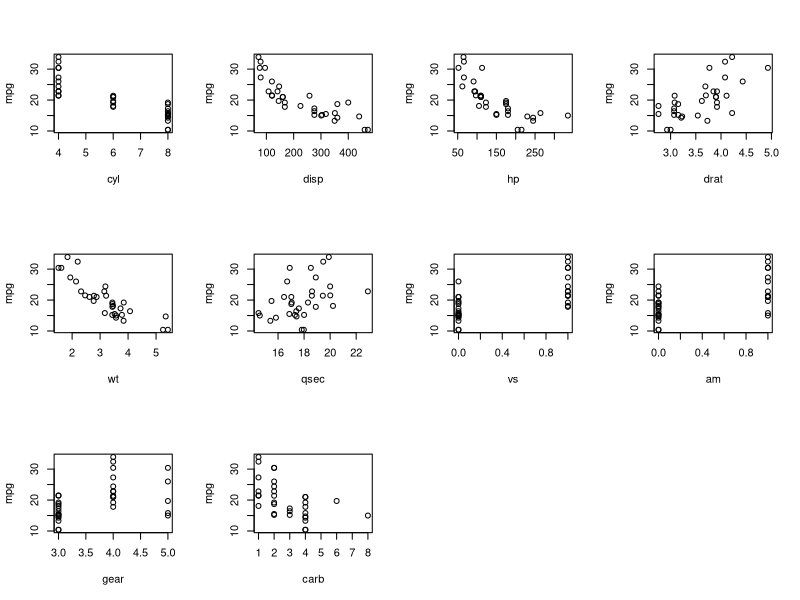
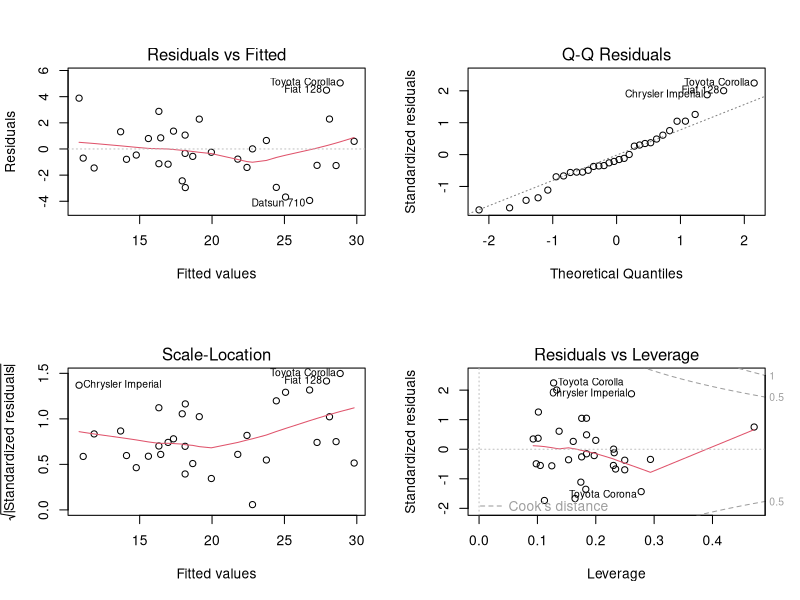
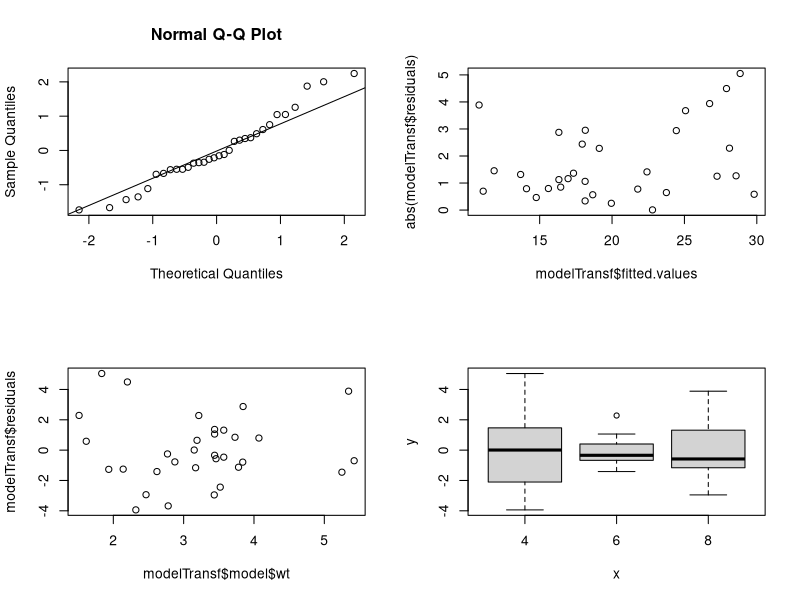
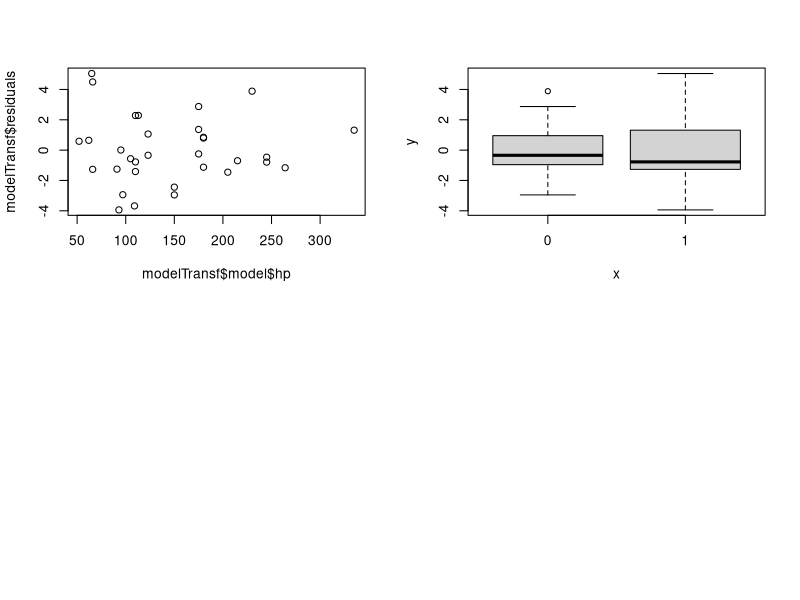

Here is the R script that generated these plots, in order:
## ---- chunk 1
dataT <- mtcars
dataT$cyl <- factor(dataT$cyl)
dataT$vs <- factor(dataT$vs)
dataT$am <- factor(dataT$am)
dataT$gear <- factor(dataT$gear)
dataT$carb <- factor(dataT$carb)
## ---- chunk 2
s <- cor(mtcars, use="pairwise.complete.obs", method="kendall")
sort(abs(s[1,2:11]), decreasing = TRUE)
## ---- chunk 3
null = lm(mpg ~ 1, data = dataT);
full = lm(mpg ~ ., data = dataT);
forward <- step(null, scope=list(lower=null, upper=full), 
                direction="forward", trace=FALSE);
backward <- step(full, data=dataT, direction="backward", trace=FALSE);
stepwise <- step(null, scope = list(upper=full), data= dataT, 
                 direction="both", trace=FALSE);
## ---- chunk 4
summary(stepwise)
## ---- chunk 5
modelOrig <- lm( mpg ~ wt + qsec + am, data = mtcars )
modelTransf <- lm( mpg ~ wt + cyl + hp + am, data = dataT )
resOrigin <- summary(modelOrig)
resTransf <- summary(modelTransf)
## ---- chunk 6

par(mfrow=c(3,4))
with(mtcars,{ plot(cyl, mpg); plot(disp, mpg); plot(hp, mpg);
            plot(drat, mpg);plot(wt, mpg);plot(qsec, mpg);
            plot(vs, mpg);plot(am, mpg);plot(gear, mpg);
            plot(carb, mpg)})

## ---- chunk 7

par(mfrow=c(2,2))
plot(modelTransf)

## ---- chunk 8

modelTransf.res <- rstandard(modelTransf)
qqnorm(modelTransf.res)
qqline(modelTransf.res)

plot( modelTransf$fitted.values, abs(modelTransf$residuals))
## ---- chunk 9
## par(mfrow=c(2,2))

plot( modelTransf$model$wt, modelTransf$residuals)
plot( modelTransf$model$cyl, modelTransf$residuals)
## ---- chunk 10

plot( modelTransf$model$hp, modelTransf$residuals)
plot( modelTransf$model$am, modelTransf$residuals)

